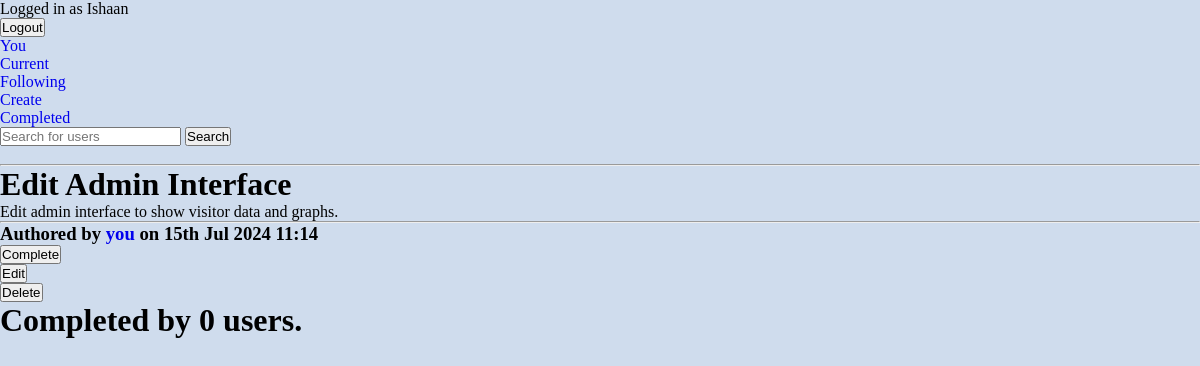
Page /todo/view/19 (signed in) on the committed database.
### crispApp/models.py (models this page shows, shortened)
class Todo(models.Model):
    title = models.CharField(max_length=100)
    memo = models.TextField(blank=True)
    visibility_choices = [
        ('Private', 'Personal - Only visible to you'),
        ('Exclusive', 'Exclusive - Send to selective followers'),
        ('Public', 'Public - Send to your followers'),
    ]
    visibility = models.CharField(max_length=9, choices=visibility_choices, default='Private')
    created = models.DateTimeField(auto_now_add=True)
    important = models.BooleanField(default=False)
    author = models.ForeignKey(UserProfile, on_delete=models.CASCADE, related_name='author')
    submitters = models.ManyToManyField(UserProfile, through='Submission')
    send_to = models.ManyToManyField(UserProfile, related_name='send_to')

### crispApp/views.py (the view)
# urls.py: path('todo/view/<int:todo_id>', views.viewtodo, name="viewtodo"),
@login_required #(DETAIL) - Profile Needed
def viewtodo(request, todo_id):
    try:
        profile = UserProfile.objects.get(user=request.user)
    except ObjectDoesNotExist:
        return redirect ('userProfile:createprofile')
    todo1 = get_object_or_404(Todo, pk=todo_id)
    submissions = Submission.objects.filter(todo=todo1)
    submitted = Submission.objects.filter(todo=todo1, submitter=profile)
    count = Submission.objects.filter(todo=todo1).count()
    if profile in todo1.author.instructing.all():
        followed = True
    else:
        followed=False
    if todo1.visibility=='Exclusive' and followed==False and profile!=todo1.author:
        return redirect('currenttodos')
    if todo1.author==profile:
        self=True
    else:
        self=False
    form = TodoForm(instance=todo1)
    if self or todo1.visibility=='Public' or profile in todo1.send_to.all():
        access = True
    else:
        access = False
    context = {'submitted':submitted, 'count':count, 'form':form, 'todo':todo1,'profile':profile,'self':self,'submissions':submissions, 'access':access}
    return render (request, 'todoApp/viewtodo.html', context)

### crispApp/forms.py
class TodoForm(ModelForm):
     class Meta:
          model = Todo
          fields = ['title', 'memo', 'important','visibility']
          widgets = {
            'complete_by': DateInput(attrs={'type': 'date'}),
          }

### crispApp/templates/todoApp/viewtodo.html (shortened to what this page needs)
{% extends 'todoApp/base.html' %}
{% load static %}
     {% block content %}
     <br>
     {% if access %}
     <hr>
          <h1>{{ todo.title }}</h1>
          {{ todo.memo }}<hr>
          <h3>Authored by <a href="{% url 'userProfile:viewprofile' todo.author.id %}">
                    {% if self %}
                         you
                    {% else %}
                    {{ todo.author.name }}
                    {% endif %}
               </a> on {{ todo.created|date:'dS M Y H:i' }}</h3>
          {% if submitted %}
               {% if todo.pin %}
                    <form method="POST" action="{% url 'completetodo' todo.id %}">
                         {% csrf_token %}
                    <button type="submit">Complete</button>
                    </form>
               {% else %}
                    <form method="GET" action="{% url 'reassign' todo.id %}">
                         <button type="submit">Re-assign</button>
                    </form>
               {% endif %}
          {% else %}
          <form method="POST" action="{% url 'completetodo' todo.id %}">
          <button type="submit">Complete</button>
          </form>
          {% endif %}
          {% if self %}
               <form method="GET" action="{% url 'edittodo' todo.id %}">
                    <button type="submit">Edit</button>
               </form>
               <form method="POST" action="{% url 'deletetodo' todo.id %}">
                    <button type="submit">Delete</button>
               </form>
          {% endif %}
          <h1>Completed by {{ count }} user{{ count|pluralize }}.</h1>
     {% else %}
          <h1>You don't have access to this to-do.</h1>
     {% endif %}
     {% endblock %}

### crispApp/templates/todoApp/base.html (shortened to what this page needs)
<!doctype html>
<html lang="en">
{% load static %}
<head>
     <link rel="stylesheet" href="{% static 'crispApp/styling.css' %}">
     <link href="https://cdn.jsdelivr.net/npm/remixicon@4.3.0/fonts/remixicon.css" rel="stylesheet"/>
</head>
<body>
     {% if user.is_authenticated %}
     Logged in as {{ user.first_name }}
     <form method="POST" action="{% url 'logoutuser' %}">
     <button type="SUBMIT">Logout</button>
     </form>
     <a href="{% url 'userProfile:viewself' %}">You</a><br>
     <a href="{% url 'currenttodos' %}">Current</a><br>
     <a href="{% url 'publictodos' 'following' %}">Following</a><br>
     <a href="{% url 'createtodos' %}">Create</a><br>
     <a href="{% url 'completedtodos' %}">Completed</a><br>
     <form method="GET" action="{% url 'userProfile:searchprofile' %}">
          <input type="search" placeholder="Search for users" name="userinput">
          <button type="submit">Search</button>
     </form>
     {% endif %}
     {% block content %}{% endblock %}
</body>
</html>

### crispApp/static/crispApp/styling.css (style rules this page uses)
a { text-decoration: none; }
* { margin: 0; padding: 0; }
html { scroll-behavior: smooth; }
body { background-color:#cfdced; }

### rows in the picture
Todo: title "Edit Admin Interface", memo "Edit admin interface to show visitor data and graphs.", created "15th Jul 2024 11:14"

### other values in the picture
{{ user.first_name }} "Ishaan"
{{ count }} "0"
